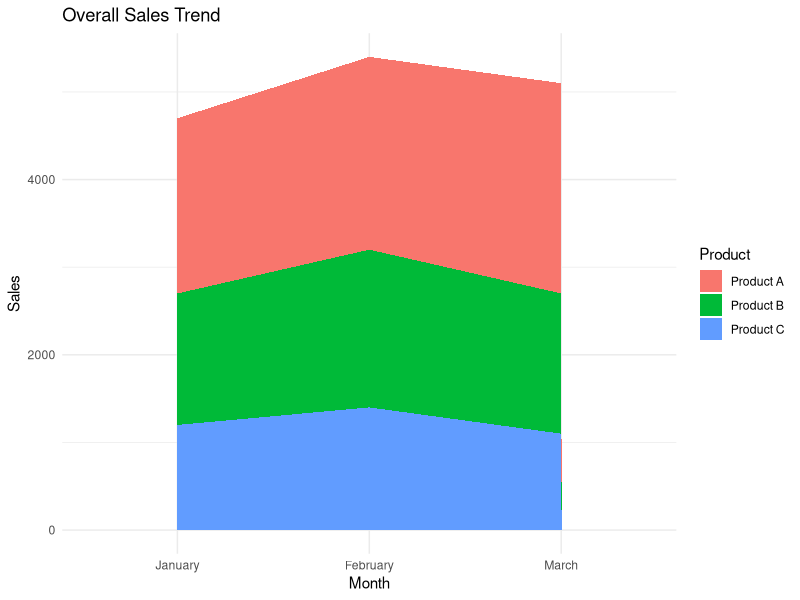

Write R code to recreate this figure.
library(ggplot2)

sales <- data.frame(
  Month = factor(rep(c("January","February","March"),3),
                 levels=c("January","February","March")),
  Product = rep(c("Product A","Product B","Product C"), each=3),
  Sales = c(2000,2200,2400,
            1500,1800,1600,
            1200,1400,1100)
)

ggplot(sales,
       aes(x = Month, y = Sales,
           fill = Product,
           group = Product)) +
  geom_area() +
  labs(
    title="Overall Sales Trend",
    x="Month",
    y="Sales"
  ) +
  theme_minimal()
